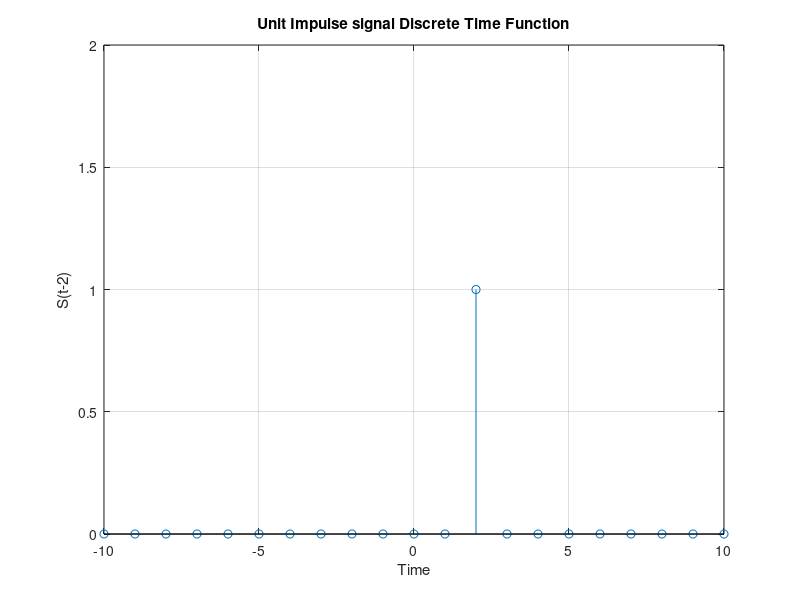

Here is the MATLAB script that generated this plot:
clc 
clear all

t = -10:1:10;
ut=t==2;
stem(t,ut);
axis([-10 10 0 2]);
xlabel('Time');
ylabel('S(t-2)');
title('Unit Impulse signal Discrete Time Function');
grid on;